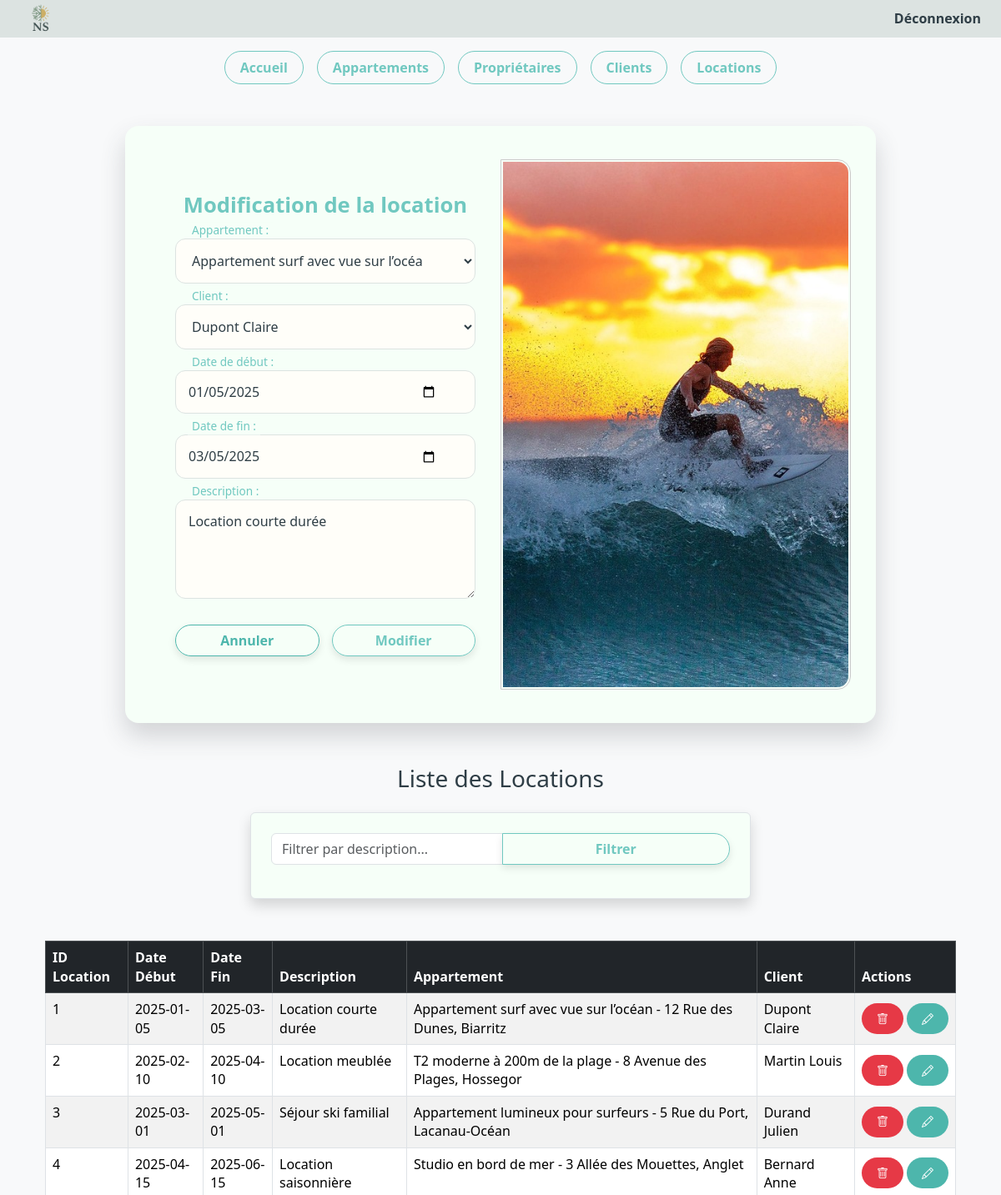
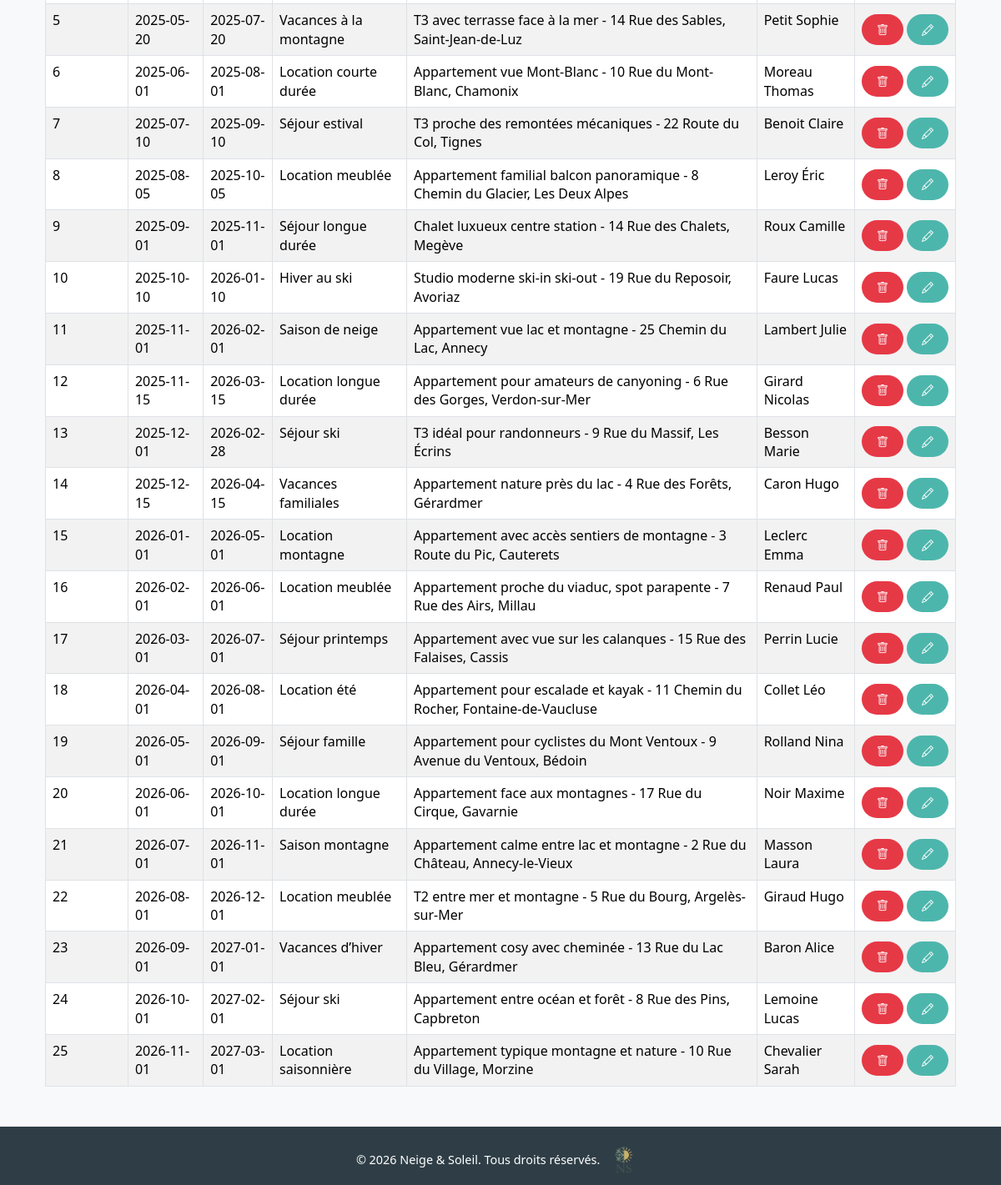
The page /index.php?page=5&action=edit&idlocation=1 (signed in) on the database its author committed (2 pictures, top to bottom).
### tables this page shows
CREATE TABLE location (
  idlocation INT NOT NULL AUTO_INCREMENT,
  dateDebut DATE NOT NULL,
  dateFin DATE DEFAULT NULL,
  description TEXT,
  idappart INT NOT NULL,
  idclient INT NOT NULL,
  PRIMARY KEY (idlocation),
  KEY idappart (idappart),
  KEY idclient (idclient)
);

CREATE TABLE appartement (
  idappart INT NOT NULL AUTO_INCREMENT,
  adresse TEXT NOT NULL,
  surface DECIMAL(10,2) NOT NULL,
  designation VARCHAR(50) NOT NULL,
  idproprio INT NOT NULL,
  image VARCHAR(255) DEFAULT NULL,
  PRIMARY KEY (idappart),
  KEY idproprio (idproprio)
);

CREATE TABLE client (
  idclient INT NOT NULL AUTO_INCREMENT,
  nom VARCHAR(50) NOT NULL,
  prenom VARCHAR(50) NOT NULL,
  email VARCHAR(50) NOT NULL,
  adresse TEXT NOT NULL,
  PRIMARY KEY (idclient),
  UNIQUE KEY email (email)
);

### controleur/gestion_location.php (called while the page is built, shortened)
<?php
$location = null;
if (isset($_GET['action']) && isset($_GET['idlocation'])) {
    $action = $_GET['action'];
    $idlocation = (int)$_GET['idlocation'];
    switch ($action) {
        case "edit":
            $location = $unControleur->selectWhere_location($idlocation);
            break;
    }
}
$appartements = $unControleur->selectAll_appartements();
$clients = $unControleur->selectAll_clients();
if (isset($_POST['Filtrer']) && !empty($_POST['filtre'])) {
    $filtre = $_POST['filtre'];
    $leslocations = $unControleur->selectLike_location($filtre);
} else {
    $leslocations = $unControleur->selectAll_locations();
}
require_once("vue/vue_insert_location.php");
require_once("vue/vue_select_location.php");
?>

### modele/modele.class.php (called while the page is built, shortened)
<?php
class Modele {
    private $unPdo;
    public function __construct() {
        $url = "mysql:host=localhost;dbname=ns";
        $user = "root";
        $mdp = "";
        try {
            $this->unPdo = new PDO($url, $user, $mdp);
            $this->unPdo->setAttribute(PDO::ATTR_ERRMODE, PDO::ERRMODE_EXCEPTION);
        } catch (PDOException $exp) {
            echo "Erreur de Connexion à " . $url . "<br>";
            echo $exp->getMessage();
            exit();
        }
    }
    public function selectAll_appartements() {
        $requete = "SELECT * FROM appartement";
        $exec = $this->unPdo->prepare($requete);
        $exec->execute();
        return $exec->fetchAll();
    }
    public function selectWhere_appartement($idappart) {
        $requete = "SELECT * FROM appartement WHERE idappart = :idappart";
        $exec = $this->unPdo->prepare($requete);
        $exec->execute([":idappart" => $idappart]);
        return $exec->fetch();
    }
    public function selectAll_clients() {
        $requete = "SELECT * FROM client";
        $exec = $this->unPdo->prepare($requete);
        $exec->execute();
        return $exec->fetchAll();
    }
    public function selectWhere_Client($idclient) {
        $requete = "SELECT * FROM Client WHERE idclient = :idclient";
        $exec = $this->unPdo->prepare($requete);
        $exec->execute([":idclient" => $idclient]);
        return $exec->fetch();
    }
    public function selectAll_locations() {
        $requete = "SELECT * FROM location";
        $exec = $this->unPdo->prepare($requete);
        $exec->execute();
        return $exec->fetchAll();
    }
    public function selectWhere_location($idlocation) {
        $requete = "SELECT * FROM location WHERE idlocation = :idlocation";
        $exec = $this->unPdo->prepare($requete);
        $exec->execute([":idlocation" => $idlocation]);
        return $exec->fetch();
    }
}
?>

### controleur/controleur.class.php (called while the page is built, shortened)
<?php
require_once("modele/modele.class.php");
class Controleur
{
    private $unModele;
    public function __construct()
    {
        $this->unModele = new Modele();
    }
    public function selectAll_appartements()
    {
        return $this->unModele->selectAll_appartements();
    }
    public function selectWhere_appartement($idappart)
    {
        return $this->unModele->selectWhere_appartement($idappart);
    }
    public function selectAll_clients()
    {
        return $this->unModele->selectAll_clients();
    }
    public function selectWhere_client($idclient)
    {
        return $this->unModele->selectWhere_Client($idclient);
    }
    public function selectAll_locations()
    {
        return $this->unModele->selectAll_locations();
    }
    public function selectWhere_location($idlocation)
    {
        return $this->unModele->selectWhere_location($idlocation);
    }
}

### vue/vue_select_location.php (the view)
<h3 class="text-center mb-4">Liste des Locations</h3>
<form method="post" class="container mt-3 p-4 border rounded shadow" style="max-width: 600px;">
    <div class="input-group mb-3">
        <input type="text" name="filtre" class="form-control" placeholder="Filtrer par description...">
        <button type="submit" name="Filtrer" class="btn btn-primary">Filtrer</button>
    </div>
</form>
<div class="container mt-3">
    <table class="table table-striped table-bordered">
        <thead class="table-dark">
            <tr>
                <th>ID Location</th>
                <th>Date Début</th>
                <th>Date Fin</th>
                <th>Description</th>
                <th>Appartement</th>
                <th>Client</th>
                <th>Actions</th>
            </tr>
        </thead>
        <tbody>
            <?php
            if (isset($leslocations)) {
                foreach ($leslocations as $uneLocation) {
                    echo "<tr>";
                    echo "<td>".$uneLocation['idlocation']."</td>";
                    echo "<td>".$uneLocation['dateDebut']."</td>";
                    echo "<td>".$uneLocation['dateFin']."</td>";
                    echo "<td>".$uneLocation['description']."</td>";
            $app = $unControleur->selectWhere_appartement($uneLocation['idappart']);
            if ($app) {
                echo "<td>".$app['designation']." - ".$app['adresse']."</td>";
            } else {
                echo "<td>N/A</td>";
            }
            $cli = $unControleur->selectWhere_Client($uneLocation['idclient']);
            if ($cli) {
                echo "<td>".$cli['nom']." ".$cli['prenom']."</td>";
            } else {
                echo "<td>N/A</td>";
            }
                    echo "<td>";
                    echo "<a href='index.php?page=5&action=sup&idlocation=".$uneLocation['idlocation']."'
                            onclick=\"return confirm('Voulez-vous vraiment supprimer cette location ?');\"
                            class='btn btn-danger btn-sm me-1'>
                            <i class='bi bi-trash'></i>
                            </a>";
                    echo "<a href='index.php?page=5&action=edit&idlocation=".$uneLocation['idlocation']."'
                            class='btn btn-warning btn-sm'>
                            <i class='bi bi-pencil'></i>
                            </a>";
                    echo "</td>";
                    echo "</tr>";
                }
            }
            ?>
        </tbody>
    </table>
</div>

### vue/vue_insert_location.php (shortened to what this page needs)
<div class="container">
    <form method="post" class="form-with-image">
        <div class="form-fields">
            <h3 class="text-center mb-4">
                <?= ($location == null) ? "Ajout d'une location" : "Modification de la location" ?>
            </h3>
            <div class="form-group">
                <select id="idappart" name="idappart" required>
                    <?php foreach($appartements as $app): ?>
                        <option value="<?= $app['idappart'] ?>"
                            <?= ($location != null && $location['idappart'] == $app['idappart']) ? 'selected' : '' ?>>
                            <?= htmlspecialchars($app['designation'] . " - " . $app['adresse']) ?>
                        </option>
                    <?php endforeach; ?>
                </select>
                <label for="idappart">Appartement :</label>
            </div>
            <div class="form-group">
                <select id="idclient" name="idclient" required>
                    <?php foreach($clients as $cli): ?>
                        <option value="<?= $cli['idclient'] ?>"
                            <?= ($location != null && $location['idclient'] == $cli['idclient']) ? 'selected' : '' ?>>
                            <?= htmlspecialchars($cli['nom'] . " " . $cli['prenom']) ?>
                        </option>
                    <?php endforeach; ?>
                </select>
                <label for="idclient">Client :</label>
            </div>
            <div class="form-group">
                <input type="date" id="dateDebut" name="dateDebut"
                       value="<?= ($location == null) ? '' : $location['dateDebut'] ?>" required>
                <label for="dateDebut">Date de début :</label>
            </div>
            <div class="form-group">
                <input type="date" id="dateFin" name="dateFin"
                       value="<?= ($location == null) ? '' : $location['dateFin'] ?>">
                <label for="dateFin">Date de fin :</label>
            </div>
            <div class="form-group">
                <textarea id="description" name="description" rows="4" placeholder="Ajouter une description..."><?= ($location == null) ? '' : $location['description'] ?></textarea>
                <label for="description">Description :</label>
            </div>
            <div class="d-flex">
                <button type="reset" class="btn btn-secondary">Annuler</button>
                <button type="submit"
                        <?= ($location == null) ? 'name="Valider"' : 'name="Modifier"' ?>
                        class="btn btn-primary">
                    <?= ($location == null) ? 'Valider' : 'Modifier' ?>
                </button>
            </div>
        </div>
        <div class="form-image">
            <img src="images/design/surfing.jpg" alt="Ajout location" style="width:100%; border:1px solid #ccc; padding:2px;">
        </div>
    </form>
</div>

### styles/style.css (style rules this page uses)
:root { --color-dark: #2F3E46; --color-neutral: #DCE3E1; --color-accent: #70C8C0; --color-secondary: #4DB6AC; --color-bg: #F6FFF8; --color-highlight: #A3D9D0; --color-error: #E63946; }
*, *::after, *::before { box-sizing: border-box; }
body, html { height: 100%; margin: 0; padding: 0; font-family: 'Segoe UI', Tahoma, Geneva, Verdana, sans-serif; line-height: 1.4; color: var(--color-dark); background-color: var(--color-bg); }
.btn, .home-btn, .btn-dashboard, form .btn, .home-contact-form button { display: inline-block; font-weight: 600; border-radius: 50px; text-align: center; cursor: pointer; transition: all 0.3s ease; text-decoration: none; padding: 8px 18px; }
.btn, .home-btn, .btn-dashboard, form .btn-primary { background-color: transparent; color: var(--color-accent); border: 1px solid var(--color-accent); }
form .btn { flex: 1; padding: 6px 10px; box-shadow: 0 4px 10px rgba(0, 0, 0, 0.1); }
form .btn-secondary { color: var(--color-secondary); border: 1px solid var(--color-secondary); }
.btn-danger { background-color: var(--color-error); border: none; color: #fff; }
.btn-warning { background-color: var(--color-secondary); border: none; color: #fff; }
form { background: var(--color-bg); padding: 40px 30px; border-radius: 2rem; box-shadow: 0 15px 30px rgba(54,59,72,0.2); margin: 50px auto; max-width: 700px; width: 100%; }
form h2, form h3 { text-align: center; margin-bottom: 20px; color: var(--color-accent); font-weight: 600; font-size: 1.6rem; }
.form-group { position: relative; margin-bottom: 25px; }
.form-group input, .form-group select, .form-group textarea, .home-contact-form input, .home-contact-form textarea { width: 100%; padding: 14px 45px 14px 15px; border: 1px solid var(--color-neutral); border-radius: 12px; background-color: #fffef9; color: var(--color-dark); font-size: 1rem; transition: all 0.3s ease; }
.form-group label { position: absolute; left: 45px; top: 50%; transform: translateY(-50%); color: var(--color-secondary); font-size: 1rem; pointer-events: none; transition: all 0.3s ease; }
.form-group input:focus + label, .form-group input:not(:placeholder-shown) + label, .form-group textarea:focus + label, .form-group textarea:not(:placeholder-shown) + label, .form-group select:focus + label, .form-group select:not([value=""]) + label { top: -10px; left: 15px; font-size: 0.85rem; color: var(--color-accent); background: var(--color-bg); padding: 0 5px; }
form textarea, .home-contact-form textarea { resize: vertical; min-height: 90px; padding-top: 18px; }
form .d-flex, .home-form-row { display: flex; gap: 15px; justify-content: space-between; }
.form-with-image { display: flex; flex-direction: row; overflow: hidden; border-radius: 16px; max-width: 900px; margin: 50px auto; }
.form-with-image .form-fields { flex: 1; padding: 40px 30px; display: flex; flex-direction: column; justify-content: center; }
.form-with-image .form-image { flex-shrink: 0; width: 50%; min-width: 200px; }
.form-with-image .form-image img { width: 100%; height: 100%; object-fit: cover; border-top-right-radius: 16px; border-bottom-right-radius: 16px; }
img, .btn-dashboard, form .btn { max-width: 100%; height: auto; box-sizing: border-box; }
table td:last-child { white-space: nowrap !important; text-align: center; vertical-align: middle; }
table td a.btn { display: inline-flex; align-items: center; justify-content: center; vertical-align: middle; margin-right: 6px; }
table td a.btn:last-child { margin-right: 0; }

### rows shown on the page
location: idappart "Appartement surf avec vue sur l’océan - 12 Rue des Dunes, Biarritz", idclient "Dupont Claire", dateDebut "01/05/2025", dateFin "03/05/2025", description "Location courte durée", idlocation "1", dateDebut "2025-01-05", dateFin "2025-03-05", idappart.designation "Appartement surf avec vue sur l’océan", idappart.adresse "12 Rue des Dunes, Biarritz", idclient.nom "Dupont", idclient.prenom "Claire"
location: idlocation "2", dateDebut "2025-02-10", dateFin "2025-04-10", description "Location meublée", idappart.designation "T2 moderne à 200m de la plage", idappart.adresse "8 Avenue des Plages, Hossegor", idclient.nom "Martin", idclient.prenom "Louis"
location: idlocation "3", dateDebut "2025-03-01", dateFin "2025-05-01", description "Séjour ski familial", idappart.designation "Appartement lumineux pour surfeurs", idappart.adresse "5 Rue du Port, Lacanau-Océan", idclient.nom "Durand", idclient.prenom "Julien"
location: idlocation "4", dateDebut "2025-04-15", dateFin "2025-06-15", description "Location saisonnière", idappart.designation "Studio en bord de mer", idappart.adresse "3 Allée des Mouettes, Anglet", idclient.nom "Bernard", idclient.prenom "Anne"
location: idlocation "5", dateDebut "2025-05-20", dateFin "2025-07-20", description "Vacances à la montagne", idappart.designation "T3 avec terrasse face à la mer", idappart.adresse "14 Rue des Sables, Saint-Jean-de-Luz", idclient.nom "Petit", idclient.prenom "Sophie"
location: idlocation "6", dateDebut "2025-06-01", dateFin "2025-08-01", description "Location courte durée", idappart.designation "Appartement vue Mont-Blanc", idappart.adresse "10 Rue du Mont-Blanc, Chamonix", idclient.nom "Moreau", idclient.prenom "Thomas"
location: idlocation "7", dateDebut "2025-07-10", dateFin "2025-09-10", description "Séjour estival", idappart.designation "T3 proche des remontées mécaniques", idappart.adresse "22 Route du Col, Tignes", idclient.nom "Benoit", idclient.prenom "Claire"
location: idlocation "8", dateDebut "2025-08-05", dateFin "2025-10-05", description "Location meublée", idappart.designation "Appartement familial balcon panoramique", idappart.adresse "8 Chemin du Glacier, Les Deux Alpes", idclient.nom "Leroy", idclient.prenom "Éric"
location: idlocation "9", dateDebut "2025-09-01", dateFin "2025-11-01", description "Séjour longue durée", idappart.designation "Chalet luxueux centre station", idappart.adresse "14 Rue des Chalets, Megève", idclient.nom "Roux", idclient.prenom "Camille"
location: idlocation "10", dateDebut "2025-10-10", dateFin "2026-01-10", description "Hiver au ski", idappart.designation "Studio moderne ski-in ski-out", idappart.adresse "19 Rue du Reposoir, Avoriaz", idclient.nom "Faure", idclient.prenom "Lucas"
location: idlocation "11", dateDebut "2025-11-01", dateFin "2026-02-01", description "Saison de neige", idappart.designation "Appartement vue lac et montagne", idappart.adresse "25 Chemin du Lac, Annecy", idclient.nom "Lambert", idclient.prenom "Julie"
location: idlocation "12", dateDebut "2025-11-15", dateFin "2026-03-15", description "Location longue durée", idappart.designation "Appartement pour amateurs de canyoning", idappart.adresse "6 Rue des Gorges, Verdon-sur-Mer", idclient.nom "Girard", idclient.prenom "Nicolas"
location: idlocation "13", dateDebut "2025-12-01", dateFin "2026-02-28", description "Séjour ski", idappart.designation "T3 idéal pour randonneurs", idappart.adresse "9 Rue du Massif, Les Écrins", idclient.nom "Besson", idclient.prenom "Marie"
location: idlocation "14", dateDebut "2025-12-15", dateFin "2026-04-15", description "Vacances familiales", idappart.designation "Appartement nature près du lac", idappart.adresse "4 Rue des Forêts, Gérardmer", idclient.nom "Caron", idclient.prenom "Hugo"
location: idlocation "15", dateDebut "2026-01-01", dateFin "2026-05-01", description "Location montagne", idappart.designation "Appartement avec accès sentiers de montagne", idappart.adresse "3 Route du Pic, Cauterets", idclient.nom "Leclerc", idclient.prenom "Emma"
location: idlocation "16", dateDebut "2026-02-01", dateFin "2026-06-01", description "Location meublée", idappart.designation "Appartement proche du viaduc, spot parapente", idappart.adresse "7 Rue des Airs, Millau", idclient.nom "Renaud", idclient.prenom "Paul"
location: idlocation "17", dateDebut "2026-03-01", dateFin "2026-07-01", description "Séjour printemps", idappart.designation "Appartement avec vue sur les calanques", idappart.adresse "15 Rue des Falaises, Cassis", idclient.nom "Perrin", idclient.prenom "Lucie"
location: idlocation "18", dateDebut "2026-04-01", dateFin "2026-08-01", description "Location été", idappart.designation "Appartement pour escalade et kayak", idappart.adresse "11 Chemin du Rocher, Fontaine-de-Vaucluse", idclient.nom "Collet", idclient.prenom "Léo"
location: idlocation "19", dateDebut "2026-05-01", dateFin "2026-09-01", description "Séjour famille", idappart.designation "Appartement pour cyclistes du Mont Ventoux", idappart.adresse "9 Avenue du Ventoux, Bédoin", idclient.nom "Rolland", idclient.prenom "Nina"
location: idlocation "20", dateDebut "2026-06-01", dateFin "2026-10-01", description "Location longue durée", idappart.designation "Appartement face aux montagnes", idappart.adresse "17 Rue du Cirque, Gavarnie", idclient.nom "Noir", idclient.prenom "Maxime"
location: idlocation "21", dateDebut "2026-07-01", dateFin "2026-11-01", description "Saison montagne", idappart.designation "Appartement calme entre lac et montagne", idappart.adresse "2 Rue du Château, Annecy-le-Vieux", idclient.nom "Masson", idclient.prenom "Laura"
location: idlocation "22", dateDebut "2026-08-01", dateFin "2026-12-01", description "Location meublée", idappart.designation "T2 entre mer et montagne", idappart.adresse "5 Rue du Bourg, Argelès-sur-Mer", idclient.nom "Giraud", idclient.prenom "Hugo"
location: idlocation "23", dateDebut "2026-09-01", dateFin "2027-01-01", description "Vacances d’hiver", idappart.designation "Appartement cosy avec cheminée", idappart.adresse "13 Rue du Lac Bleu, Gérardmer", idclient.nom "Baron", idclient.prenom "Alice"
location: idlocation "24", dateDebut "2026-10-01", dateFin "2027-02-01", description "Séjour ski", idappart.designation "Appartement entre océan et forêt", idappart.adresse "8 Rue des Pins, Capbreton", idclient.nom "Lemoine", idclient.prenom "Lucas"
location: idlocation "25", dateDebut "2026-11-01", dateFin "2027-03-01", description "Location saisonnière", idappart.designation "Appartement typique montagne et nature", idappart.adresse "10 Rue du Village, Morzine", idclient.nom "Chevalier", idclient.prenom "Sarah"
